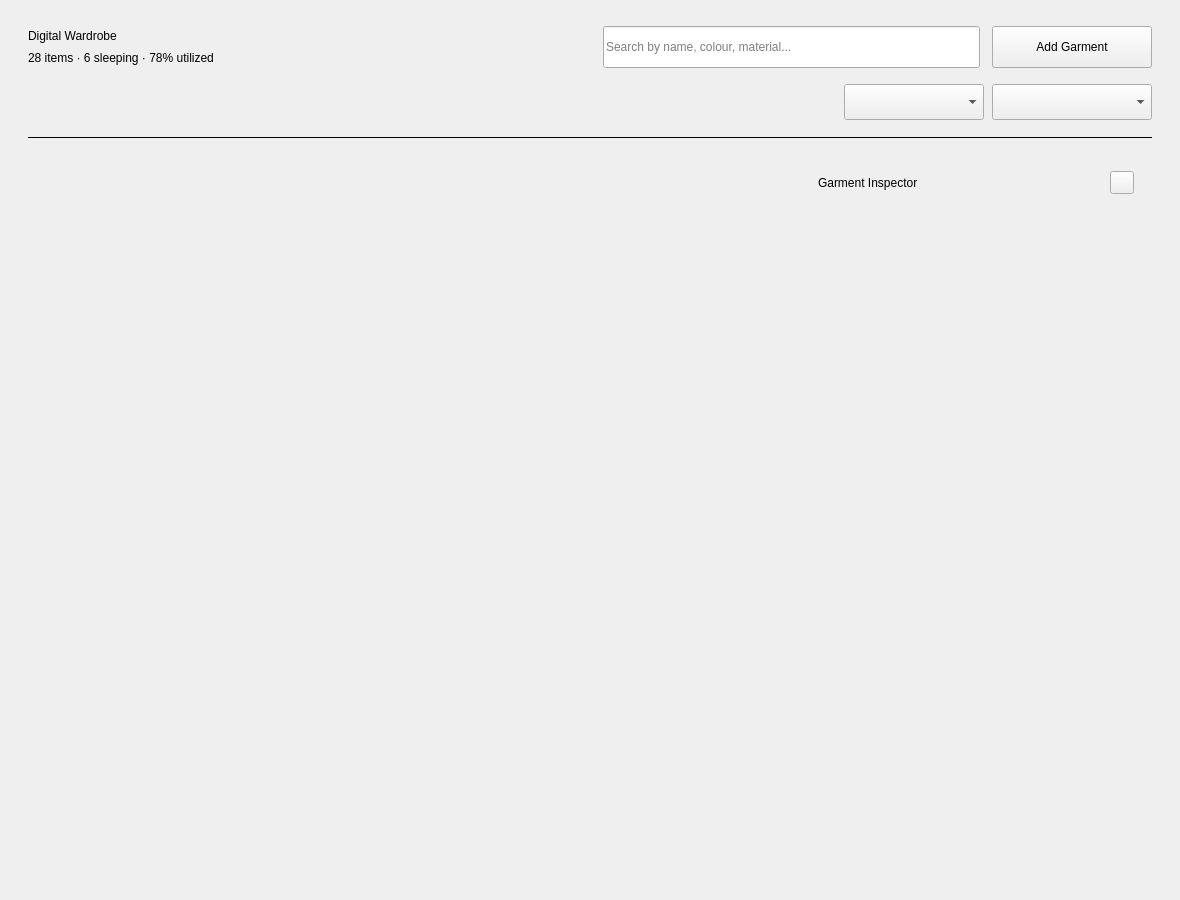
<?xml version="1.0" encoding="UTF-8"?>
<ui version="4.0">
 <class>WardrobePage</class>
 <widget class="QWidget" name="WardrobePage">
  <property name="geometry">
   <rect>
    <x>0</x>
    <y>0</y>
    <width>1180</width>
    <height>900</height>
   </rect>
  </property>
  <layout class="QVBoxLayout" name="rootLayout">
   <property name="spacing">
    <number>16</number>
   </property>
   <property name="leftMargin">
    <number>28</number>
   </property>
   <property name="topMargin">
    <number>26</number>
   </property>
   <property name="rightMargin">
    <number>28</number>
   </property>
   <property name="bottomMargin">
    <number>22</number>
   </property>
   <item>
    <layout class="QHBoxLayout" name="headerRow">
     <property name="spacing">
      <number>12</number>
     </property>
     <item>
      <layout class="QVBoxLayout" name="titleBlock">
       <property name="spacing">
        <number>2</number>
       </property>
       <item>
        <widget class="QLabel" name="pageTitle">
         <property name="text">
          <string>Digital Wardrobe</string>
         </property>
         <property name="role" stdset="0">
          <string>display</string>
         </property>
        </widget>
       </item>
       <item>
        <widget class="QLabel" name="pageSubtitle">
         <property name="text">
          <string>28 items · 6 sleeping · 78% utilized</string>
         </property>
         <property name="role" stdset="0">
          <string>muted</string>
         </property>
        </widget>
       </item>
      </layout>
     </item>
     <item>
      <spacer name="headerSpacer">
       <property name="orientation">
        <enum>Qt::Orientation::Horizontal</enum>
       </property>
       <property name="sizeHint" stdset="0">
        <size>
         <width>20</width>
         <height>0</height>
        </size>
       </property>
      </spacer>
     </item>
     <item>
      <widget class="QLineEdit" name="searchInput">
       <property name="minimumSize">
        <size>
         <width>300</width>
         <height>42</height>
        </size>
       </property>
       <property name="placeholderText">
        <string>Search by name, colour, material...</string>
       </property>
      </widget>
     </item>
     <item>
      <widget class="QPushButton" name="addButton">
       <property name="minimumSize">
        <size>
         <width>160</width>
         <height>42</height>
        </size>
       </property>
       <property name="text">
        <string>Add Garment</string>
       </property>
       <property name="variant" stdset="0">
        <string>primary</string>
       </property>
      </widget>
     </item>
    </layout>
   </item>
   <item>
    <layout class="QHBoxLayout" name="filterRow">
     <property name="spacing">
      <number>8</number>
     </property>
     <item>
      <widget class="QFrame" name="chipHost">
       <property name="frameShape">
        <enum>QFrame::Shape::NoFrame</enum>
       </property>
       <layout class="QHBoxLayout" name="chipLayout">
        <property name="spacing">
         <number>8</number>
        </property>
        <property name="leftMargin">
         <number>0</number>
        </property>
        <property name="topMargin">
         <number>0</number>
        </property>
        <property name="rightMargin">
         <number>0</number>
        </property>
        <property name="bottomMargin">
         <number>0</number>
        </property>
       </layout>
      </widget>
     </item>
     <item>
      <spacer name="filterSpacer">
       <property name="orientation">
        <enum>Qt::Orientation::Horizontal</enum>
       </property>
       <property name="sizeHint" stdset="0">
        <size>
         <width>20</width>
         <height>0</height>
        </size>
       </property>
      </spacer>
     </item>
     <item>
      <widget class="QComboBox" name="seasonFilter">
       <property name="minimumSize">
        <size>
         <width>140</width>
         <height>36</height>
        </size>
       </property>
      </widget>
     </item>
     <item>
      <widget class="QComboBox" name="sortFilter">
       <property name="minimumSize">
        <size>
         <width>160</width>
         <height>36</height>
        </size>
       </property>
      </widget>
     </item>
    </layout>
   </item>
   <item>
    <widget class="QFrame" name="divider">
     <property name="frameShape">
      <enum>QFrame::Shape::HLine</enum>
     </property>
     <property name="frameShadow">
      <enum>QFrame::Shadow::Plain</enum>
     </property>
     <property name="variant" stdset="0">
      <string>divider</string>
     </property>
    </widget>
   </item>
   <item>
    <layout class="QHBoxLayout" name="bodyRow">
     <property name="spacing">
      <number>18</number>
     </property>
     <item>
      <widget class="QScrollArea" name="gridScroll">
       <property name="frameShape">
        <enum>QFrame::Shape::NoFrame</enum>
       </property>
       <property name="widgetResizable">
        <bool>true</bool>
       </property>
       <property name="horizontalScrollBarPolicy">
        <enum>Qt::ScrollBarPolicy::ScrollBarAlwaysOff</enum>
       </property>
       <widget class="QWidget" name="gridHost">
        <property name="geometry">
         <rect>
          <x>0</x>
          <y>0</y>
          <width>760</width>
          <height>640</height>
         </rect>
        </property>
       </widget>
      </widget>
     </item>
     <item>
      <widget class="QFrame" name="inspector">
       <property name="minimumSize">
        <size>
         <width>352</width>
         <height>0</height>
        </size>
       </property>
       <property name="maximumSize">
        <size>
         <width>352</width>
         <height>16777215</height>
        </size>
       </property>
       <layout class="QVBoxLayout" name="inspectorLayout">
        <property name="spacing">
         <number>14</number>
        </property>
        <property name="leftMargin">
         <number>18</number>
        </property>
        <property name="topMargin">
         <number>16</number>
        </property>
        <property name="rightMargin">
         <number>18</number>
        </property>
        <property name="bottomMargin">
         <number>16</number>
        </property>
        <item>
         <layout class="QHBoxLayout" name="inspectorHeader">
          <item>
           <widget class="QLabel" name="inspectorTitle">
            <property name="text">
             <string>Garment Inspector</string>
            </property>
            <property name="role" stdset="0">
             <string>h2</string>
            </property>
           </widget>
          </item>
          <item>
           <spacer name="inspectorSpacer">
            <property name="orientation">
             <enum>Qt::Orientation::Horizontal</enum>
            </property>
            <property name="sizeHint" stdset="0">
             <size>
              <width>0</width>
              <height>0</height>
             </size>
            </property>
           </spacer>
          </item>
          <item>
           <widget class="QToolButton" name="inspectorClose">
            <property name="text">
             <string/>
            </property>
            <property name="toolTip">
             <string>Clear selection</string>
            </property>
           </widget>
          </item>
         </layout>
        </item>
        <item>
         <widget class="QScrollArea" name="inspectorScroll">
          <property name="frameShape">
           <enum>QFrame::Shape::NoFrame</enum>
          </property>
          <property name="widgetResizable">
           <bool>true</bool>
          </property>
          <property name="horizontalScrollBarPolicy">
           <enum>Qt::ScrollBarPolicy::ScrollBarAlwaysOff</enum>
          </property>
          <widget class="QWidget" name="inspectorBody">
           <property name="geometry">
            <rect>
             <x>0</x>
             <y>0</y>
             <width>300</width>
             <height>600</height>
            </rect>
           </property>
          </widget>
         </widget>
        </item>
       </layout>
      </widget>
     </item>
    </layout>
   </item>
  </layout>
 </widget>
 <resources/>
 <connections/>
</ui>
